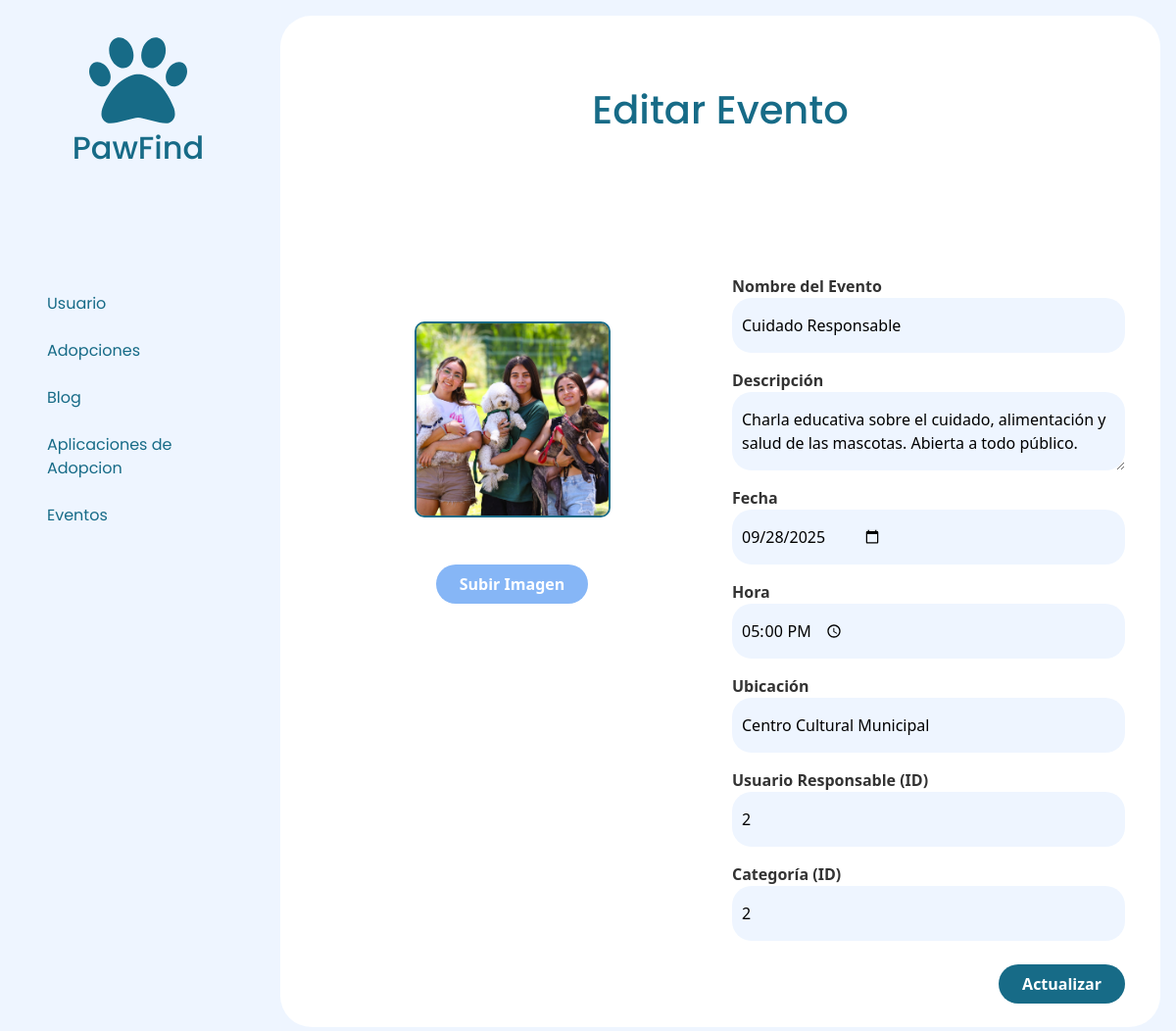
Screenshot of /index.php?c=admin&a=editarEvento&id=2 (signed in) with the database file from the repository.
### tables this page shows
CREATE TABLE `evento` (
  `id_evento` int(11) NOT NULL,
  `id_usuario` int(11) NOT NULL,
  `id_categoria` int(11) NOT NULL,
  `nombre` varchar(100) NOT NULL,
  `descripcion` varchar(500) NOT NULL,
  `fecha` date NOT NULL,
  `hora` varchar(20) NOT NULL,
  `ubicacion` varchar(250) NOT NULL,
  `imagen_url` varchar(500) DEFAULT NULL
);

### index.php (called while the page is built, shortened)
<?php
require_once("rutas.php");
?>

### app/models/Evento.php (called while the page is built, shortened)
<?php
require_once __DIR__ . '/../../config/database.php';
class Evento
{
    public static function buscarEvento($id_evento)
    {
        global $conn;
        try {
            $stmt = $conn->prepare("SELECT * FROM evento WHERE id_evento = ?");
            $stmt->bind_param("i", $id_evento);
            $stmt->execute();
            $resultado = $stmt->get_result();
            $evento = $resultado->fetch_assoc();
            return $evento;
        } catch (mysqli_sql_exception $e) {
            return ["error" => "Error al obtener evento: " . $e->getMessage()];
        }
    }
}

### app/views/admin/editarEvento.php (the view, shortened to what this page needs)
<?php
if (isset($_GET['id'])) {
    $id = $_GET['id'];
    require_once 'app/models/Evento.php';
    $evento = Evento::buscarEvento($id);
}
?>
<body class="body-admin bg-celeste">
    <div class="bg-celeste">
        <?php include "aside.php" ?>
    </div>
    <div class="m-3 ms-1 p-4 bg-white rounded-5">
        <h1 class="text-center txt-azul-oscuro mt-5">Editar Evento</h1>
        <div class="container mt-5 pt-5">
            <form action="index.php?c=admin&a=guardarEditEvento" method="POST" enctype="multipart/form-data" class="mt-5">
                <div class="row">
                    <div class="col">
                        <div class="mb-3 d-flex flex-column justify-content-center align-items-center">
                            <div class="img-preview m-5">
                                <img src="<?php echo $evento['imagen_url']; ?>" alt="Image preview" id="imgpreview" class="imgpreview text-center" data-preview>
                            </div>
                            <div class="text-center">
                                <button class="d-inline border-0 px-4 py-2 bg-celeste-oscuro rounded-5 text-white fw-bold" id="btnImgEvento" data-btn>Subir Imagen</button>
                            </div>
                        </div>
                    </div>
                    <div class="col">
                        <div class="mb-3">
                            <label>Nombre del Evento</label>
                            <input type="text" name="nombre" class="input-adopcion bg-celeste" value="<?php echo $evento['nombre']; ?>">
                        </div>
                        <div class="mb-3">
                            <label>Descripción</label>
                            <textarea name="descripcion" class="input-adopcion bg-celeste"><?php echo $evento['descripcion']; ?></textarea>
                        </div>
                        <div class="mb-3">
                            <label>Fecha</label>
                            <input type="date" name="fecha" class="input-adopcion bg-celeste" value="<?php echo $evento['fecha']; ?>">
                        </div>
                        <div class="mb-3">
                            <label>Hora</label>
                            <input type="time" name="hora" class="input-adopcion bg-celeste" value="<?php echo $evento['hora']; ?>">
                        </div>
                        <div class="mb-3">
                            <label>Ubicación</label>
                            <input type="text" name="ubicacion" class="input-adopcion bg-celeste" value="<?php echo $evento['ubicacion']; ?>">
                        </div>
                        <div class="mb-3">
                            <label>Usuario Responsable (ID)</label>
                            <input type="text" name="id_usuario" class="input-adopcion bg-celeste" value="<?php echo $evento['id_usuario']; ?>">
                        </div>
                        <div class="mb-3">
                            <label>Categoría (ID)</label>
                            <input type="text" name="id_categoria" class="input-adopcion bg-celeste" value="<?php echo $evento['id_categoria']; ?>">
                        </div>
                        <div class="text-end">
                            <button class="d-inline border-0 px-4 py-2 bg-azul-oscuro rounded-5 text-white fw-bold mt-2 text-end" type="submit">Actualizar</button>
                        </div>
                    </div>
                </div>
            </form>
        </div>
    </div>
</body>

### assets/style/style.css (style rules this page uses)
a, h1, h2, h3, h4, h5, h6, p { font-family: "Poppins", sans-serif; }
.bg-azul-oscuro { background-color: #176B87; }
.bg-celeste { background-color: #EEF5FF; }
.bg-celeste-oscuro { background-color: #86B6F6; }
.txt-azul-oscuro { color: #176B87; }
img { object-fit: cover; background-repeat: none; }
.body-admin { display: grid; grid-template-columns: auto 1fr; }
.img-preview { width: 350px; min-height: 200px; border: 2px solid #176B87; display: flex; align-items: center; justify-content: center; border-radius: 20px; overflow: hidden; }
.imgpreview { min-width: 100%; min-height: 100%; object-fit: cover; }
.input-adopcion { border: 0; border-radius: 20px; padding: 16px 10px ; display: flex; width: 100%; }
label { font-weight: bold; color: #333; }
.img-preview { width: 200px; height: 200px; border-radius: 10px; background-color: #ddd; display: flex; align-items: center; justify-content: center; overflow: hidden; }
.img-preview img { max-width: 100%; max-height: 100%; }

### rows the page displays
evento: imagen_url (picture), nombre "Cuidado Responsable", descripcion "Charla educativa sobre el cuidado, alimentación y salud de las mascotas. Abierta a todo público.", fecha "09/28/2025", hora "17:00", ubicacion "Centro Cultural Municipal", id_usuario "2", id_categoria "2"
